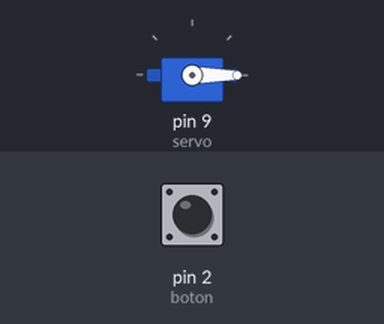
A sketch run on a simulated Arduino Uno, built with avr-gcc and run on an emulated ATmega328P. Parts: servo. The inputs (shaded band) are chosen by the test bench; at power-on: pin 2 (boton) LOW.

Above: at 1.2 s.
1.3 s: pin 2 (boton) pulled HIGH for 0.15 s
At 1.37 s:
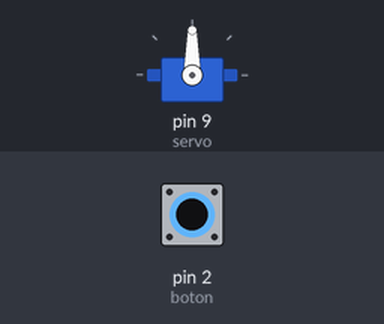
2.9 s: pin 2 (boton) pulled HIGH for 3.2 s
At 7.4 s:
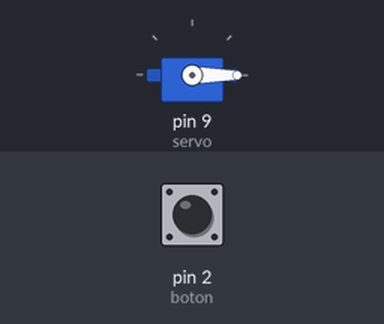
Timing chart, 0 to 8.9 s (numbered marks = the images above; inputs shaded):
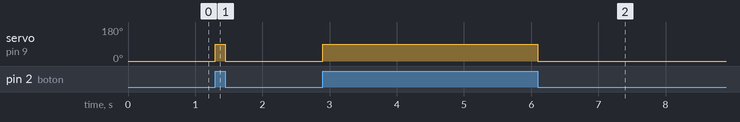

Measured:
- after the input at 1.3 s, servo on pin 9 (servo): 0° → 90° at once, → 0° 0.15 s later
- after the input at 2.9 s, servo on pin 9 (servo): 0° → 90° at once, → 0° 3.2 s later

The sketch:

ejercicio6.ino
```cpp
#include <Servo.h>

Servo servo;
int boton = 2;
int angulo = 0;

void setup() {
  servo.attach(9);
  pinMode(boton, INPUT);
  servo.write(0);
}

void loop() {
  bool estadoBoton = digitalRead(boton);

  if (estadoBoton == HIGH) {
    servo.write(90);
  } else {
    servo.write(0);
  }
}
```
